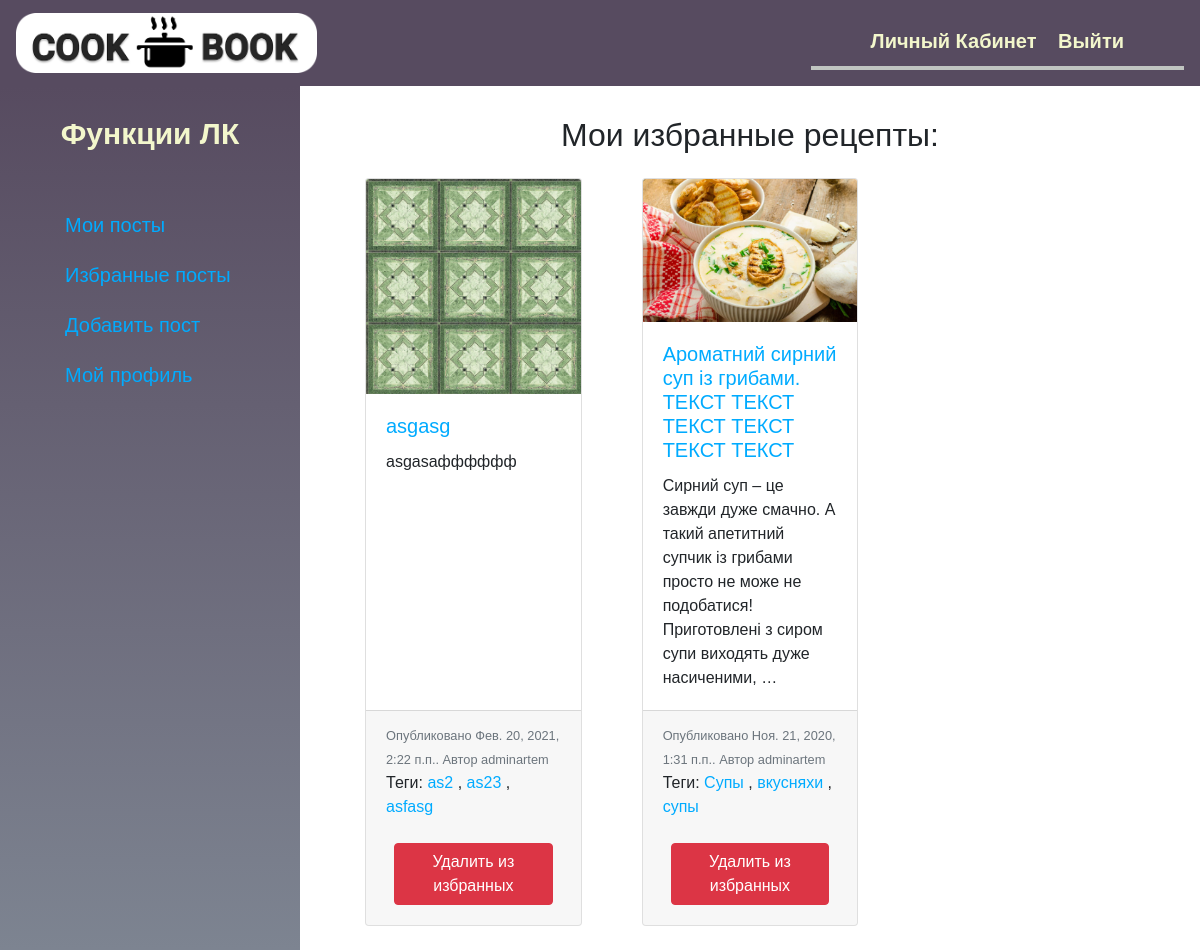
Screenshot of /favourite-posts/ (signed in) with the database file from the repository.
### blog/models.py (models this page shows, shortened)
class Post(models.Model):
    STATUS_CHOICES = (
        ('draft', 'Draft'),
        ('published', 'Published'),
    )
    title = models.CharField(max_length=250, verbose_name='Название поста')
    slug = models.SlugField(max_length=250, unique_for_date='publish')
    author = models.ForeignKey(User, on_delete=models.CASCADE, related_name='blog_posts', verbose_name='Автор')
    short_description = models.CharField(max_length=400, verbose_name='Краткое описание')
    publish = models.DateTimeField(default=timezone.now, verbose_name='Дата публикации')
    created = models.DateTimeField(auto_now_add=True, verbose_name='Дата создания')
    updated = models.DateTimeField(auto_now=True, verbose_name='Дата изменения')
    status = models.CharField(max_length=10, choices=STATUS_CHOICES, default='draft', verbose_name='Статус публикации')
    image = models.ImageField(upload_to='product_images/', blank=False, verbose_name='Изображение')
    tags=TaggableManager()
    favourite = models.ManyToManyField(User, related_name='fav_posts', blank=True)
    class Meta:
        ordering = ('-publish',)
    def get_absolute_url(self):
        return reverse('blog:post_detail',
                       args=[self.id,
                             self.publish.year,
                             self.publish.month,
                             self.publish.day,
                             self.slug])

### blog/views.py (the view)
# urls.py: path('favourite-posts/',views.favourite_posts,name='favourite_posts'),
def favourite_posts(request):
    return render(request,'blog/account/fav_posts.html',{})

### blog/templates/blog/account/fav_posts.html (shortened to what this page needs)
{% extends 'blog/base_account.html' %}
{% block account_content %}
<h2 class="text-center mb-4">Мои избранные рецепты:</h2>
    <div class="card-deck">
        <div class="row row-cols-3 row-cols-md-3">
            {% for post in request.user.fav_posts.all %}
                    <div class="col mb-4" >
                        <div class="card" style="height: 100%">
                            <a href="{{ post.get_absolute_url }}">
                                <img src="{{ MEDIA_URL }}{{ post.image.url }}" class="card-img-top" alt="...">
                            </a>
                            <div class="card-body">
                                <a href="{{ post.get_absolute_url }}">
                                    <h5 class="card-title">{{ post.title }}</h5>
                                </a>
                                <p class="card-text">{{ post.short_description|truncatewords:25 }}</p>
                            </div>
                            <div class="card-footer">
                                <small class="text-muted">Опубликовано {{ post.publish }}. Автор {{ post.author }}</small>
                                <p> Теги:
                                    {% for tag in post.tags.all %}
                                        <a href="{%  url "blog:post_list_by_tag" tag.slug  %}">
                                            {{ tag.name }}
                                        </a>
                                        {% if not forloop.last %}
                                            ,
                                        {% endif %}
                                    {% endfor %}
                                </p>
                                <a class="btn btn-danger m-2" href="{% url 'blog:delete_from_favourite_in_dashboard' post.id %}">
                                    Удалить из избранных
                                </a>
                            </div>
                        </div>
                    </div>
            {% endfor %}
        </div>
    </div>
{% endblock %}

### blog/static/css/style.css (style rules this page uses)
body { margin: 0; padding: 0; font-family:helvetica, sans-serif; }
a { color: #00abff; }
h2 { font-weight: normal; margin: 30px 0 0; }

### rows the page displays
Post: image (picture), title "asgasg", short_description "asgasaфффффф", publish "Фев. 20, 2021, 2:22 п.п.", author "adminartem"
Tag: name "as2"
Tag: name "as23"
Tag: name "asfasg"
Post: image (picture), title "Ароматний сирний суп із грибами. ТЕКСТ ТЕКСТ ТЕКСТ ТЕКСТ ТЕКСТ ТЕКСТ", short_description "Сирний суп – це завжди дуже смачно. А такий апетитний супчик із грибами просто не може не подобатися! Приготовлені з сиром супи виходять дуже насиченими, …", publish "Ноя. 21, 2020, 1:31 п.п.", author "adminartem"
Tag: name "Супы"
Tag: name "вкусняхи"
Tag: name "супы"
